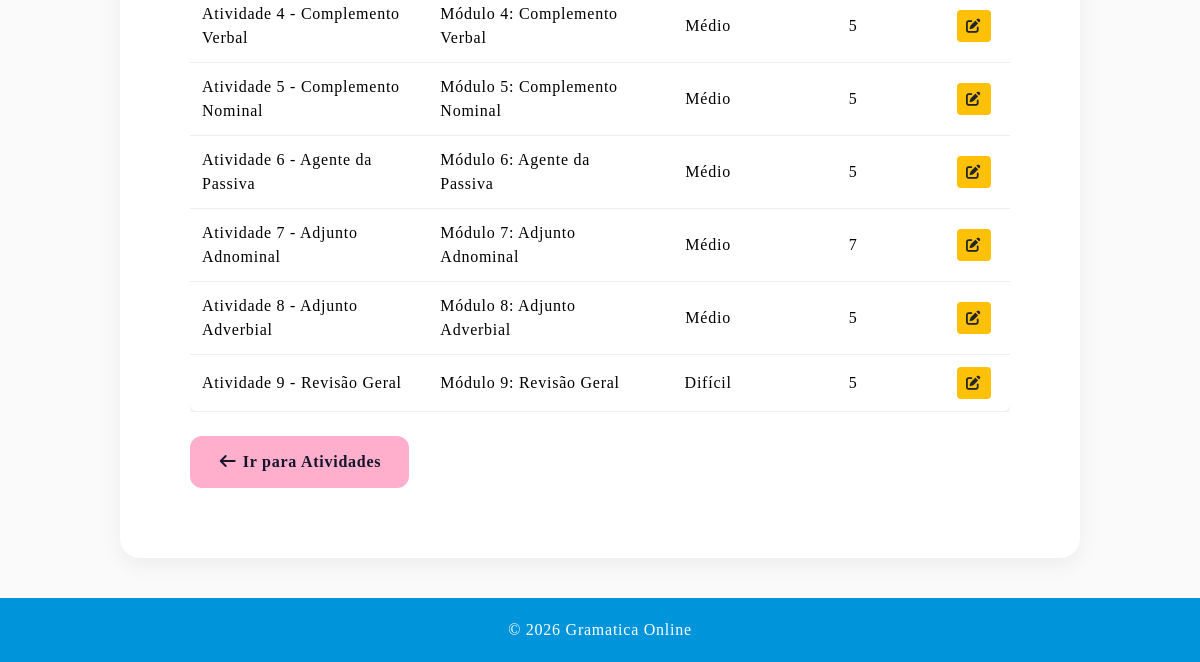
The app's page /listar_atividades (lower part), older data.
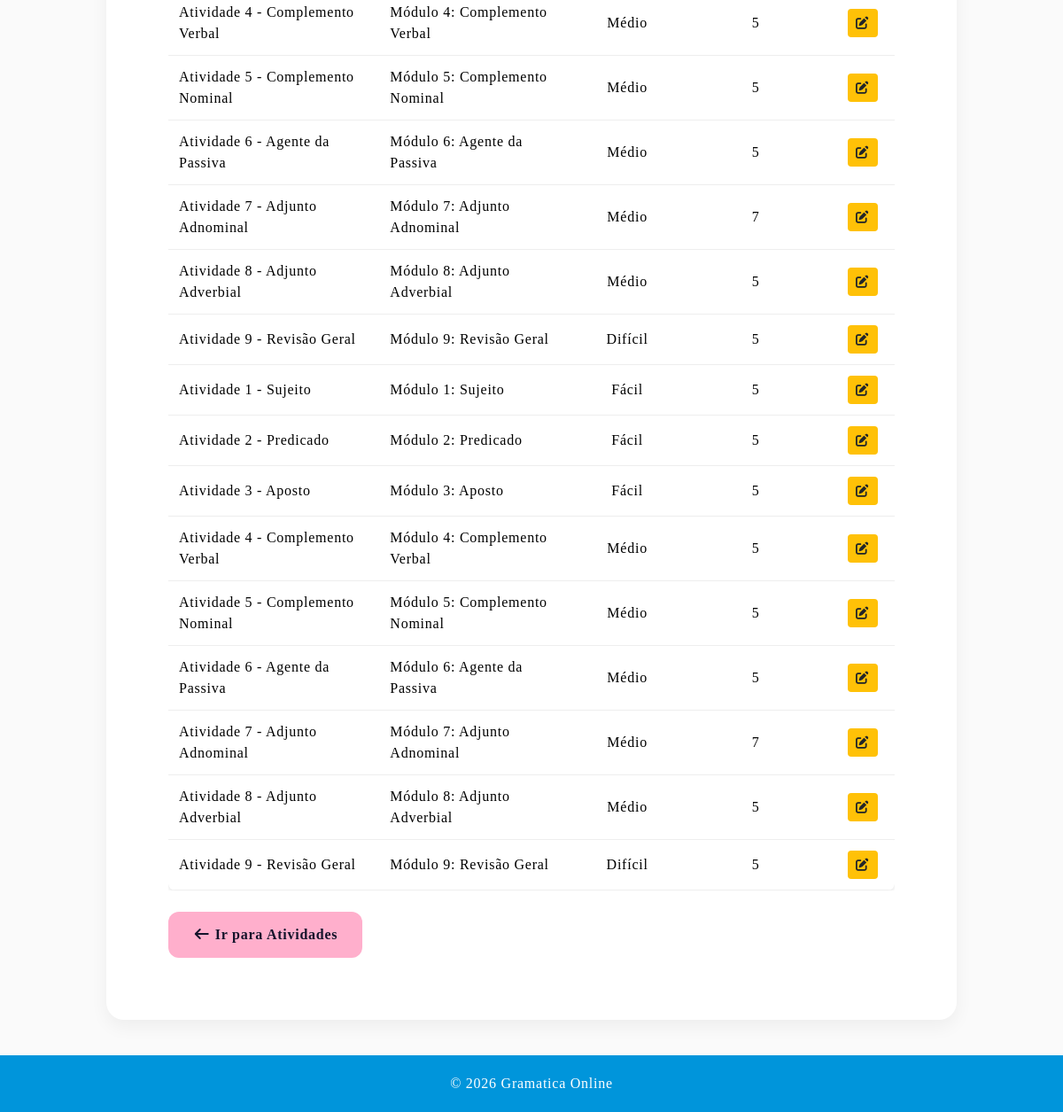
The same page, newer data.
### models.py (models this page shows)
class Atividade(db.Model):
    __tablename__ = "atividade"
    id = db.Column(db.Integer, primary_key=True)
    nome = db.Column(db.String(150), nullable=True)
    dificuldade = db.Column(db.String(50), nullable=True)
    assunto_id = db.Column(db.Integer, db.ForeignKey("assunto.id"), nullable=False)
    assunto = db.relationship("Assunto", back_populates="atividades")
    questoes = db.relationship("Questao", back_populates="atividade", lazy=True, cascade="all, delete-orphan")

class Assunto(db.Model):
    __tablename__ = "assunto"
    id = db.Column(db.Integer, primary_key=True)
    nome = db.Column(db.String(100), nullable=False)
    conteudo = db.Column(db.Text, nullable=True)
    imagem = db.Column(db.String(255), nullable=True)
    arquivo_pdf = db.Column(db.String(255), nullable=True)
    atividades = db.relationship("Atividade", back_populates="assunto", lazy=True)
    tipo = db.Column(db.String(50), nullable=False, default="USUARIO")

### app.py (the view)
@app.route('/listar_atividades')
def listar_atividades():
    try:
        atividades = Atividade.query.all()
        assuntos = Assunto.query.all()
        return render_template("listar_atividades.html", atividades=atividades, assuntos=assuntos)
    except Exception as e:
        print("ERRO LISTAR ATIVIDADES:", str(e))
        flash("Erro ao carregar atividades.")
        return redirect(url_for('atividades'))

### templates/listar_atividades.html (shortened to what this page needs)
{% extends "base.html" %}
{% block conteudo %}
        <section class="section">
            <div style="margin-top: 20px; overflow-x: auto;">
                <table style="width: 100%; border-collapse: collapse; background: #fff; border-radius: 8px; overflow: hidden; box-shadow: 0 2px 4px rgba(0,0,0,0.1);">
                    <tbody>
                        {% for atividade in atividades %}
                        <tr>
                            <td style="padding: 12px; border-bottom: 1px solid #eee;">{{ atividade.nome }}</td>
                            <td style="padding: 12px; border-bottom: 1px solid #eee;">{{ atividade.assunto.nome }}</td>
                            <td style="padding: 12px; border-bottom: 1px solid #eee; text-align: center;">{{ atividade.dificuldade }}</td>
                            <td style="padding: 12px; border-bottom: 1px solid #eee; text-align: center;">{{ atividade.questoes|length }}</td>
                            <td style="padding: 12px; border-bottom: 1px solid #eee; text-align: center;">
                                <a href="{{ url_for('editar_atividade', id=atividade.id) }}" class="btn" style="padding: 4px 8px; font-size: 0.9em; background: #ffc107; color: #212529; text-decoration: none; border-radius: 4px; margin-right: 5px;">
                                    <i class="fa-solid fa-pen-to-square"></i>
                                </a>
                            </td>
                        </tr>
                        {% else %}
                        <tr>
                            <td colspan="5" style="padding: 15px; text-align: center; color: #6c757d;">Nenhuma atividade cadastrada.</td>
                        </tr>
                        {% endfor %}
                    </tbody>
                </table>
            </div>
            <br>
            <a href="{{ url_for('atividades') }}" class="btn btn-gramatica">
                <i class="fa-solid fa-arrow-left"></i> Ir para Atividades
            </a>
        </section>
{% endblock %}

Row changes from the older to the newer data that the page shows:
added Atividade: nome "Atividade 1 - Sujeito", assunto.nome "Módulo 1: Sujeito", dificuldade "Fácil", questoes|length "5"
added Atividade: nome "Atividade 2 - Predicado", assunto.nome "Módulo 2: Predicado", dificuldade "Fácil", questoes|length "5"
added Atividade: nome "Atividade 3 - Aposto", assunto.nome "Módulo 3: Aposto", dificuldade "Fácil", questoes|length "5"
added Atividade: nome "Atividade 4 - Complemento Verbal", assunto.nome "Módulo 4: Complemento Verbal", dificuldade "Médio", questoes|length "5"
added Atividade: nome "Atividade 5 - Complemento Nominal", assunto.nome "Módulo 5: Complemento Nominal", dificuldade "Médio", questoes|length "5"
added Atividade: nome "Atividade 6 - Agente da Passiva", assunto.nome "Módulo 6: Agente da Passiva", dificuldade "Médio", questoes|length "5"
added Atividade: nome "Atividade 7 - Adjunto Adnominal", assunto.nome "Módulo 7: Adjunto Adnominal", dificuldade "Médio", questoes|length "7"
added Atividade: nome "Atividade 8 - Adjunto Adverbial", assunto.nome "Módulo 8: Adjunto Adverbial", dificuldade "Médio", questoes|length "5"
added Atividade: nome "Atividade 9 - Revisão Geral", assunto.nome "Módulo 9: Revisão Geral", dificuldade "Difícil", questoes|length "5"
